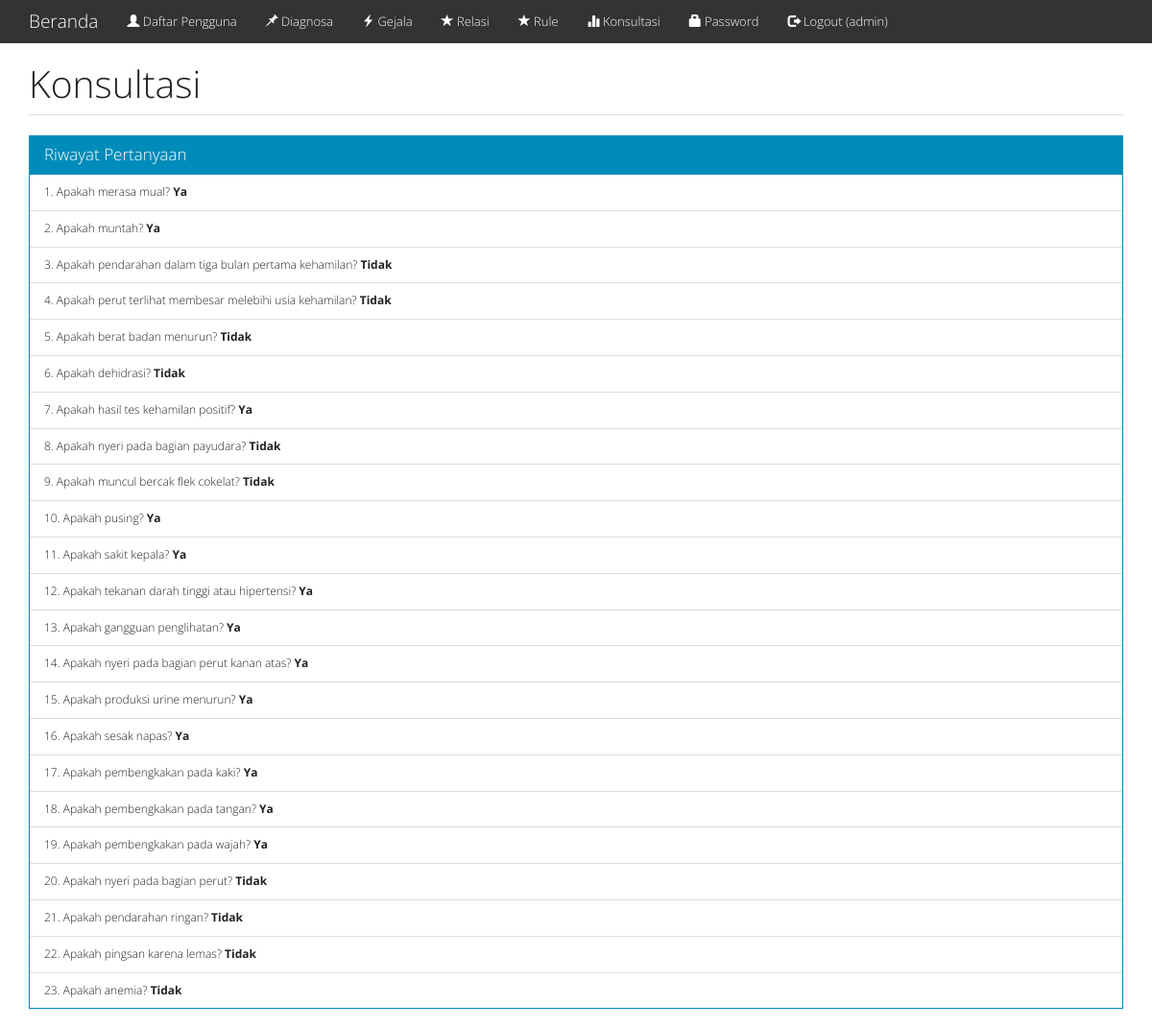
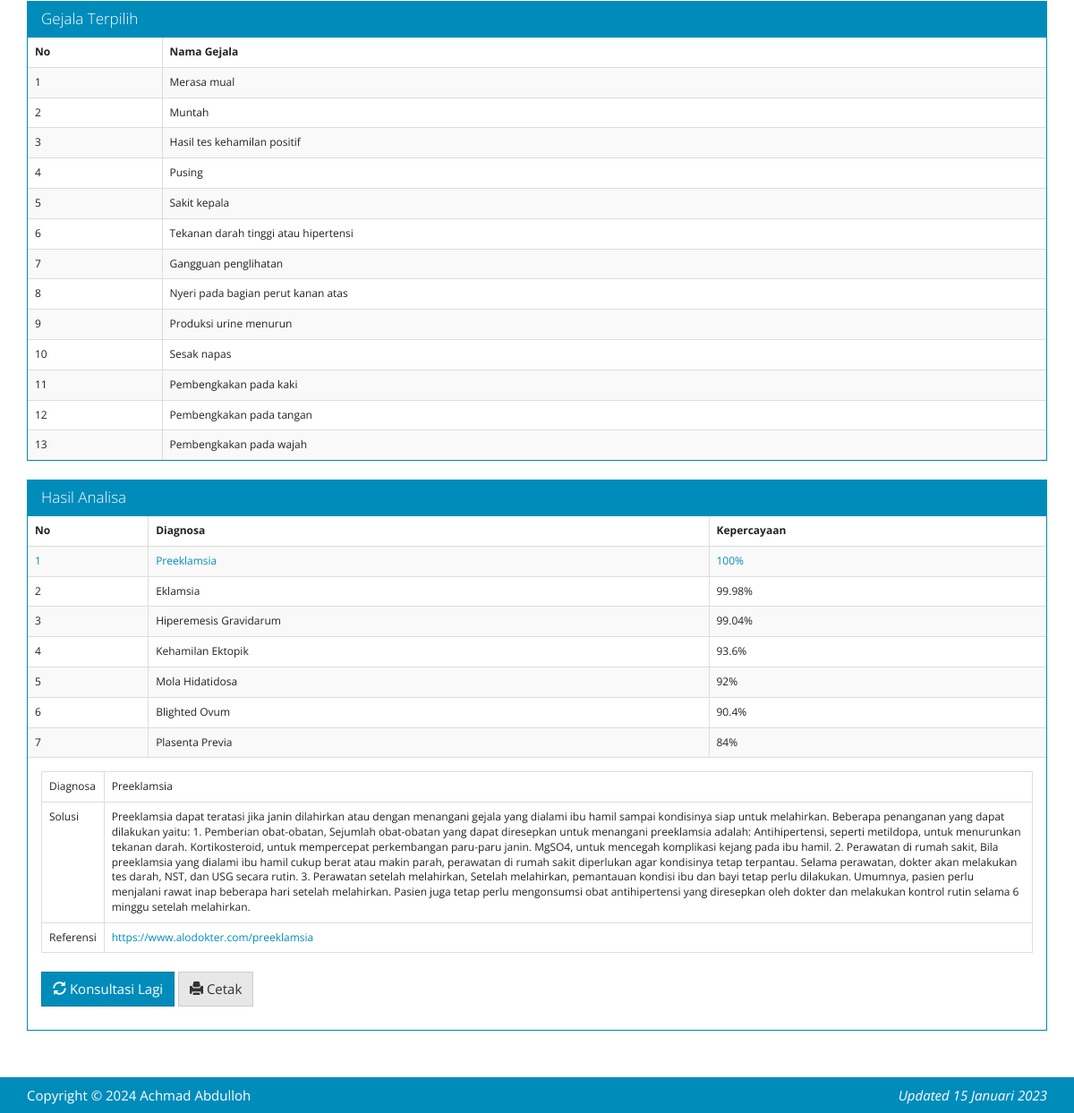
The page /index.php?m=konsultasi (signed in) on the database its author committed (2 pictures, top to bottom).
### tables this page shows
CREATE TABLE `tb_konsultasi` (
  `ID` int(11) NOT NULL,
  `kode_gejala` varchar(16) DEFAULT NULL,
  `jawaban` varchar(6) DEFAULT 'Tidak'
);

CREATE TABLE `tb_gejala` (
  `kode_gejala` varchar(16) NOT NULL,
  `nama_gejala` varchar(255) DEFAULT NULL,
  `keterangan` text DEFAULT NULL
);

CREATE TABLE `tb_diagnosa` (
  `kode_diagnosa` varchar(16) NOT NULL,
  `nama_diagnosa` varchar(255) DEFAULT NULL,
  `keterangan` text DEFAULT NULL,
  `referensi` varchar(100) DEFAULT NULL
);

### includes/db.php (called while the page is built, shortened)
<?php
class DB
{
    var $conn = null;
    public function __construct($host, $username, $passwd, $dbname)
    {
        $this->conn = mysqli_connect($host, $username, $passwd, $dbname);
    }
    public function query($sql)
    {
        $query = mysqli_query($this->conn, $sql) or die('<pre>Error mysqli_query: ' . mysqli_error($this->conn) . '<br />' . $sql . '</pre>');
        return $query;
    }
    public function get_results($sql)
    {
        $query = $this->query($sql);
        $arr = array();
        while ($row = mysqli_fetch_object($query)) {
            $arr[] = $row;
        }
        return $arr;
    }
    public function get_var($sql)
    {
        $query = $this->query($sql);
        $row = mysqli_fetch_row($query);
        return $row[0];
    }
}

### functions.php (called while the page is built, shortened)
<?php
$config["server"] = 'localhost';
$config["username"] = 'root';
$config["password"] = '';
$config["database_name"] = 'cf_fc';
include 'includes/db.php';
$db = new DB($config['server'], $config['username'], $config['password'], $config['database_name']);
$rows = $db->get_results("SELECT * FROM tb_diagnosa ORDER BY kode_diagnosa");
$DIAGNOSA = array();
foreach ($rows as $row) {
    $DIAGNOSA[$row->kode_diagnosa] = $row;
}

### konsultasi.php (the view, shortened to what this page needs)
<?php
$terjawab = get_terjawab();
$relasi = get_relasi($terjawab);
$kode_gejala = get_next_gejala($relasi);
$success = _get('success');
$row = $db->get_row("SELECT * FROM tb_gejala WHERE kode_gejala='$kode_gejala'");
$count = $db->get_var("SELECT COUNT(*) FROM tb_konsultasi");
if (!$row) {
    $success = true;
}
?>
<div class="page-header">
    <h1>Konsultasi</h1>
</div>
<?php if ($success) : ?>
    <div class="panel panel-primary">
        <div class="panel-heading">
            <h3 class="panel-title">Riwayat Pertanyaan</h3>
        </div>
        <div class="list-group">
            <?php
            $rows = $db->get_results("SELECT * FROM tb_konsultasi k INNER JOIN tb_gejala g ON g.kode_gejala=k.kode_gejala");
            foreach ($rows as $row) : ?>
                <div class="list-group-item"><?= $row->ID ?>. Apakah <?= strtolower($row->nama_gejala) ?>? <strong><?= $row->jawaban ?></strong></div>
            <?php endforeach ?>
        </div>
    </div>
<?php include 'konsultasi_hasil.php';
endif ?>

### konsultasi_hasil.php
<?php
$rows = $db->get_results("SELECT * FROM tb_gejala WHERE kode_gejala IN (SELECT kode_gejala FROM tb_konsultasi WHERE jawaban='Ya')");
if (!$rows) :
    print_msg('Belum ada gejala terpilih!', 'warning');
    echo '<p><a class="btn btn-primary" href="aksi.php?m=konsultasi&act=new"><span class="glyphicon glyphicon-refresh"></span> Konsultasi Lagi</a></p>';
else :
?>
    <div class="panel panel-primary">
        <div class="panel-heading">
            <h3 class="panel-title">Gejala Terpilih</h3>
        </div>
        <table class="table table-bordered table-hover table-striped">
            <thead>
                <tr>
                    <th>No</th>
                    <th>Nama Gejala</th>
                </tr>
            </thead>
            <?php
            $no = 1;
            foreach ($rows as $row) : ?>
                <tr>
                    <td><?= $no++ ?></td>
                    <td><?= $row->nama_gejala ?></td>
                </tr>
            <?php endforeach;
            ?>
        </table>
    </div>
    <?php
    $rows = $db->get_results("SELECT *
    FROM tb_relasi r INNER JOIN tb_diagnosa d ON d.kode_diagnosa = r.kode_diagnosa
    WHERE r.kode_gejala IN (SELECT kode_gejala FROM tb_konsultasi WHERE jawaban='Ya') ORDER BY r.kode_diagnosa, r.kode_gejala");
    $diagnosa = array();
    foreach ($rows as $row) {
        if (!isset($diagnosa[$row->kode_diagnosa]['cf']))
            $diagnosa[$row->kode_diagnosa]['cf'] = 0;
        $diagnosa[$row->kode_diagnosa]['cf'] = $diagnosa[$row->kode_diagnosa]['cf'] + $row->cf * (1 - $diagnosa[$row->kode_diagnosa]['cf']);
    }
    ?>
    <div class="panel panel-primary">
        <div class="panel-heading">
            <h3 class="panel-title">Hasil Analisa</h3>
        </div>
        <table class="table table-bordered table-hover table-striped">
            <thead>
                <tr>
                    <th>No</th>
                    <th>Diagnosa</th>
                    <th>Kepercayaan</th>
                </tr>
            </thead>
            <?php
            $no = 1;
            function ranking($array)
            {
                $new_arr = array();
                foreach ($array as $key => $value) {
                    $new_arr[$key] = $value['cf'];
                }
                arsort($new_arr);
                $result = array();
                $no = 0;
                foreach ($new_arr as $key => $value) {
                    $result[$key] = ++$no;
                }
                return $result;
            }
            $rank = ranking($diagnosa);
            foreach ($rank as $key => $value) : ?>
                <tr class="<?= ($value == 1) ? 'text-primary' : '' ?>">
                    <td><?= $no++ ?></td>
                    <td><?= $DIAGNOSA[$key]->nama_diagnosa ?></td>
                    <td><?= round($diagnosa[$key]['cf'] * 100, 2) ?>%</td>
                </tr>
            <?php endforeach;
            reset($rank);
            ?>
        </table>
        <div class="panel-body">
            <table class="table table-bordered">
                <tr>
                    <td>Diagnosa</td>
                    <td><?= $DIAGNOSA[key($rank)]->nama_diagnosa ?></td>
                </tr>
                <tr>
                    <td>Solusi</td>
                    <td><?= $DIAGNOSA[key($rank)]->keterangan ?></td>
                </tr>
                <tr>
                    <td>Referensi</td>
                    <td><a href="<?= $DIAGNOSA[key($rank)]->referensi ?>" target="_blank"><?= $DIAGNOSA[key($rank)]->referensi ?></a></td>
                </tr>
            </table>
            <p>
                <a class="btn btn-primary" href="aksi.php?m=konsultasi&act=new"><span class="glyphicon glyphicon-refresh"></span> Konsultasi Lagi</a>
                <a class="btn btn-default" href="cetak.php?m=konsultasi" target="_blank"><span class="glyphicon glyphicon-print"></span> Cetak</a>
            </p>
        </div>
    </div>
<?php endif; ?>

### assets/css/general.css (style rules this page uses)
html { position: relative; min-height: 100%; }
body { margin-bottom: 70px; }
.page-header { margin-top: 0; padding-bottom: 0; }
.page-header h1 { margin-top: 0; }

### rows shown on the page
tb_konsultasi: ID "1", kode_gejala.nama_gejala "merasa mual", jawaban "Ya"
tb_konsultasi: ID "2", kode_gejala.nama_gejala "muntah", jawaban "Ya"
tb_konsultasi: ID "3", kode_gejala.nama_gejala "pendarahan dalam tiga bulan pertama kehamilan", jawaban "Tidak"
tb_konsultasi: ID "4", kode_gejala.nama_gejala "perut terlihat membesar melebihi usia kehamilan", jawaban "Tidak"
tb_konsultasi: ID "5", kode_gejala.nama_gejala "berat badan menurun", jawaban "Tidak"
tb_konsultasi: ID "6", kode_gejala.nama_gejala "dehidrasi", jawaban "Tidak"
tb_konsultasi: ID "7", kode_gejala.nama_gejala "hasil tes kehamilan positif", jawaban "Ya"
tb_konsultasi: ID "8", kode_gejala.nama_gejala "nyeri pada bagian payudara", jawaban "Tidak"
tb_konsultasi: ID "9", kode_gejala.nama_gejala "muncul bercak flek cokelat", jawaban "Tidak"
tb_konsultasi: ID "10", kode_gejala.nama_gejala "pusing", jawaban "Ya"
tb_konsultasi: ID "11", kode_gejala.nama_gejala "sakit kepala", jawaban "Ya"
tb_konsultasi: ID "12", kode_gejala.nama_gejala "tekanan darah tinggi atau hipertensi", jawaban "Ya"
tb_konsultasi: ID "13", kode_gejala.nama_gejala "gangguan penglihatan", jawaban "Ya"
tb_konsultasi: ID "14", kode_gejala.nama_gejala "nyeri pada bagian perut kanan atas", jawaban "Ya"
tb_konsultasi: ID "15", kode_gejala.nama_gejala "produksi urine menurun", jawaban "Ya"
tb_konsultasi: ID "16", kode_gejala.nama_gejala "sesak napas", jawaban "Ya"
tb_konsultasi: ID "17", kode_gejala.nama_gejala "pembengkakan pada kaki", jawaban "Ya"
tb_konsultasi: ID "18", kode_gejala.nama_gejala "pembengkakan pada tangan", jawaban "Ya"
tb_konsultasi: ID "19", kode_gejala.nama_gejala "pembengkakan pada wajah", jawaban "Ya"
tb_konsultasi: ID "20", kode_gejala.nama_gejala "nyeri pada bagian perut", jawaban "Tidak"
tb_konsultasi: ID "21", kode_gejala.nama_gejala "pendarahan ringan", jawaban "Tidak"
tb_konsultasi: ID "22", kode_gejala.nama_gejala "pingsan karena lemas", jawaban "Tidak"
tb_konsultasi: ID "23", kode_gejala.nama_gejala "anemia", jawaban "Tidak"
tb_gejala: nama_gejala "Merasa mual"
tb_gejala: nama_gejala "Muntah"
tb_gejala: nama_gejala "Hasil tes kehamilan positif"
tb_gejala: nama_gejala "Pusing"
tb_gejala: nama_gejala "Sakit kepala"
tb_gejala: nama_gejala "Tekanan darah tinggi atau hipertensi"
tb_gejala: nama_gejala "Gangguan penglihatan"
tb_gejala: nama_gejala "Nyeri pada bagian perut kanan atas"
tb_gejala: nama_gejala "Produksi urine menurun"
tb_gejala: nama_gejala "Sesak napas"
tb_gejala: nama_gejala "Pembengkakan pada kaki"
tb_gejala: nama_gejala "Pembengkakan pada tangan"
tb_gejala: nama_gejala "Pembengkakan pada wajah"
tb_diagnosa: nama_diagnosa "Preeklamsia", cf "100", keterangan "Preeklamsia dapat teratasi jika janin dilahirkan atau dengan menangani gejala yang dialami ibu hamil sampai kondisinya siap untuk melahirkan. Beberapa penanganan yang dapat dilakukan yaitu: 1. Pemberian obat-obatan, Sejumlah obat-obatan yang dapat diresepkan untuk menangani preeklamsia adalah: Antihipertensi, seperti metildopa, untuk menurunkan tekanan darah. Kortikosteroid, untuk mempercepat perkembangan paru-paru janin. MgSO4, untuk mencegah komplikasi kejang pada ibu hamil. 2. Perawatan di rumah sakit, Bila preeklamsia yang dialami ibu hamil cukup berat atau makin parah, perawatan di rumah sakit diperlukan agar kondisinya tetap terpantau. Selama perawatan, dokter akan melakukan tes…", referensi "https://www.alodokter.com/preeklamsia"
tb_diagnosa: nama_diagnosa "Eklamsia", cf "99.98"
tb_diagnosa: nama_diagnosa "Hiperemesis Gravidarum", cf "99.04"
tb_diagnosa: nama_diagnosa "Kehamilan Ektopik", cf "93.6"
tb_diagnosa: nama_diagnosa "Mola Hidatidosa", cf "92"
tb_diagnosa: nama_diagnosa "Blighted Ovum", cf "90.4"
tb_diagnosa: nama_diagnosa "Plasenta Previa", cf "84"

### other values the page prints
_session('login') "admin"
